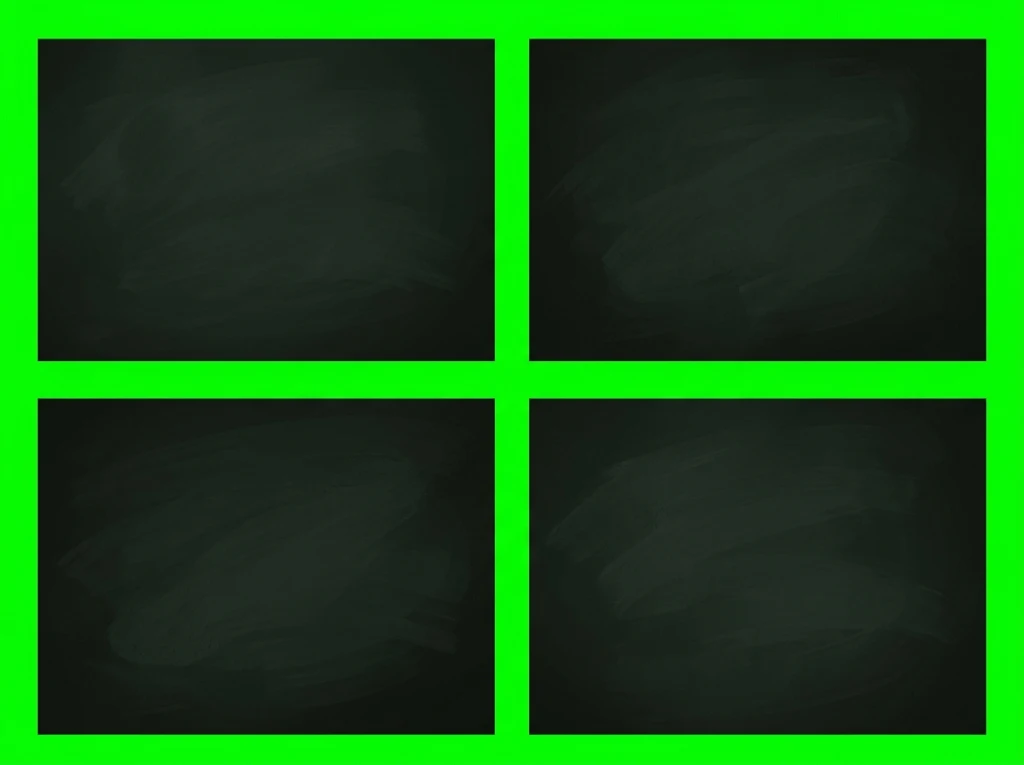
#> input picture assets/diner/raw/D-3_board.webp, 1024 x 765 px
$ python make_tile.py ../../assets/diner/raw/D-3_board.webp out.png
#> lines starting #> are read from the running program, lines starting #| are printed output that depends on the picture
# 把生成的材質圖變成可以無縫重複貼的磚（翊文 11-12：板子拆成零件，底的材質要能鋪滿不拉伸）。
# 生成的圖常常「左上亮、右下暗」，邊也接不起來：直接重複貼會看到壹格壹格。這支做兩件事：
#   1. 拉平亮暗：除以很模糊的自己（只留下大範圍的光），再乘回平均亮度。細節（裂紋、紋路）不動。
#   2. 修接縫：跟「往右下錯開半張」的自己混合，邊上用錯開的那張（它的邊是原圖的中間，本來就連著），中間用原圖。
#   --x / --y 只修壹個方向（給只往橫向接的邊條用）。
# 用法（anaconda 的 python）：
#   python tools/assets/make_tile.py 原圖 輸出.webp [--size 512] [--flat 0.18] [--blend 0.25] [--x] [--preview 預覽.png]
#   --flat：模糊半徑佔圖寬的比例（0 = 不拉平）；--blend：邊上混合的寬度佔圖寬的比例；--preview：拼 3x2 張看接縫
import sys, argparse
import numpy as np
from PIL import Image, ImageFilter

ap = argparse.ArgumentParser()
ap.add_argument("src"); ap.add_argument("out")
ap.add_argument("--size", type=int, default=0)
ap.add_argument("--flat", type=float, default=0.18)
ap.add_argument("--blend", type=float, default=0.25)
ap.add_argument("--x", action="store_true"); ap.add_argument("--y", action="store_true")
ap.add_argument("--preview")
ap.add_argument("--q", type=int, default=86)
a = ap.parse_args()

im = Image.open(a.src).convert("RGBA")
alpha = np.asarray(im)[..., 3].astype(float) / 255
#> alpha: shape (765, 1024) float64; every value is 1
rgb = im.convert("RGB")
#> rgb is the input picture: PIL image 1024x765 RGB; mean R, G, B 20.9, 83.7, 21
H, W = rgb.size[1], rgb.size[0]
#> H = 765; W = 1024
x = np.asarray(rgb).astype(float)

if a.flat > 0 and (a.x != a.y):  # 1. 只往壹個方向接的邊條：只拉平那個方向的亮暗（上下的立體光影要留著）
    ax = 0 if a.x else 1
    m = alpha[..., None] if alpha.min() < 0.999 else np.ones_like(x[..., :1])
    prof = (x.mean(axis=2, keepdims=True) * m).sum(axis=ax, keepdims=True) / np.maximum(m.sum(axis=ax, keepdims=True), 1)
    n = prof.size; r = max(4, int(n * a.flat)); k = np.exp(-0.5 * (np.arange(-3 * r, 3 * r + 1) / r) ** 2); k /= k.sum()
    p = np.convolve(np.pad(prof.ravel(), 3 * r, mode="wrap"), k, mode="same")[3 * r:3 * r + n]
    p = p.reshape(prof.shape)
    x = np.clip(x / np.maximum(p, 1) * p.mean(), 0, 255)
elif a.flat > 0:  # 1. 拉平亮暗
    r = max(4, int(W * a.flat))
#> r = 184
    low = np.asarray(rgb.filter(ImageFilter.GaussianBlur(r))).astype(float)
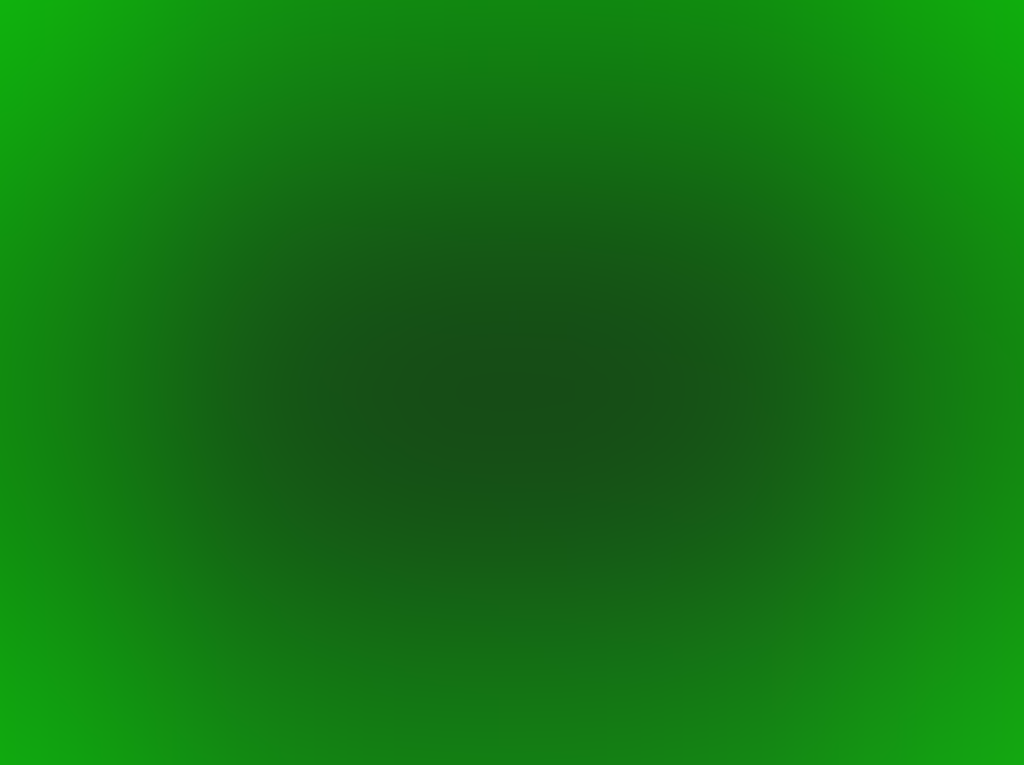
#> low: shape (765, 1024, 3) float64; mean R, G, B 19.2, 117.6, 18.7
    lum = low.mean(axis=2, keepdims=True)
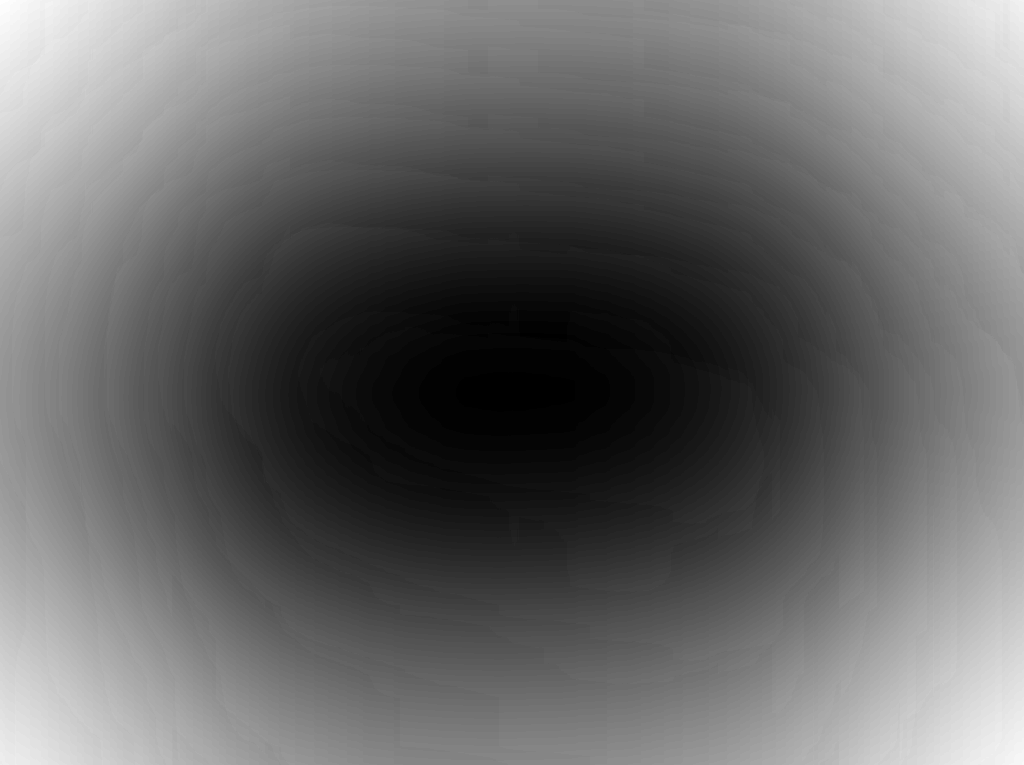
#> lum: shape (765, 1024, 1) float64; min 40, max 68.67, mean 51.8; drawn with min black and max white
    x = x / np.maximum(lum, 1) * x.mean()
    x = np.clip(x, 0, 255)

do_x = a.x or not a.y; do_y = a.y or not a.x
def weight(n, frac):  # 中間 1、邊上 0，平滑過渡
    t = np.minimum(np.arange(n), np.arange(n)[::-1]) / max(1, frac * n)
    t = np.clip(t, 0, 1)
    return t * t * (3 - 2 * t)
# 權重：原圖的接縫（四邊）用 0、錯開那張的接縫（正中間的十字）用 1，其他地方照「離哪個接縫近」平滑過渡。
# （11-12 第壹版用 wx*wy 相乘，十字上不是 1，羊皮紙看得到淡淡的十字線）
yy, xx = np.mgrid[0:H, 0:W].astype(float)
inf = np.full((H, W), 1e9)
d_edge = np.minimum(np.minimum(xx, W - 1 - xx) if do_x else inf, np.minimum(yy, H - 1 - yy) if do_y else inf)
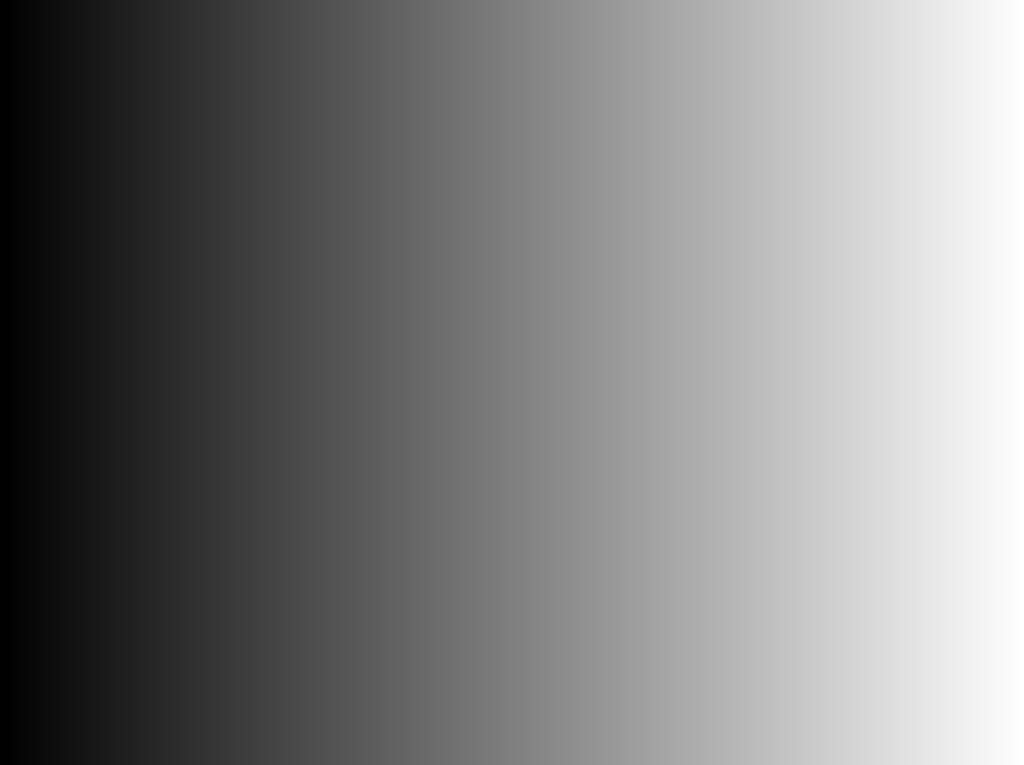
#> xx: shape (765, 1024) float64; min 0, max 1023, mean 511.5; drawn with min black and max white
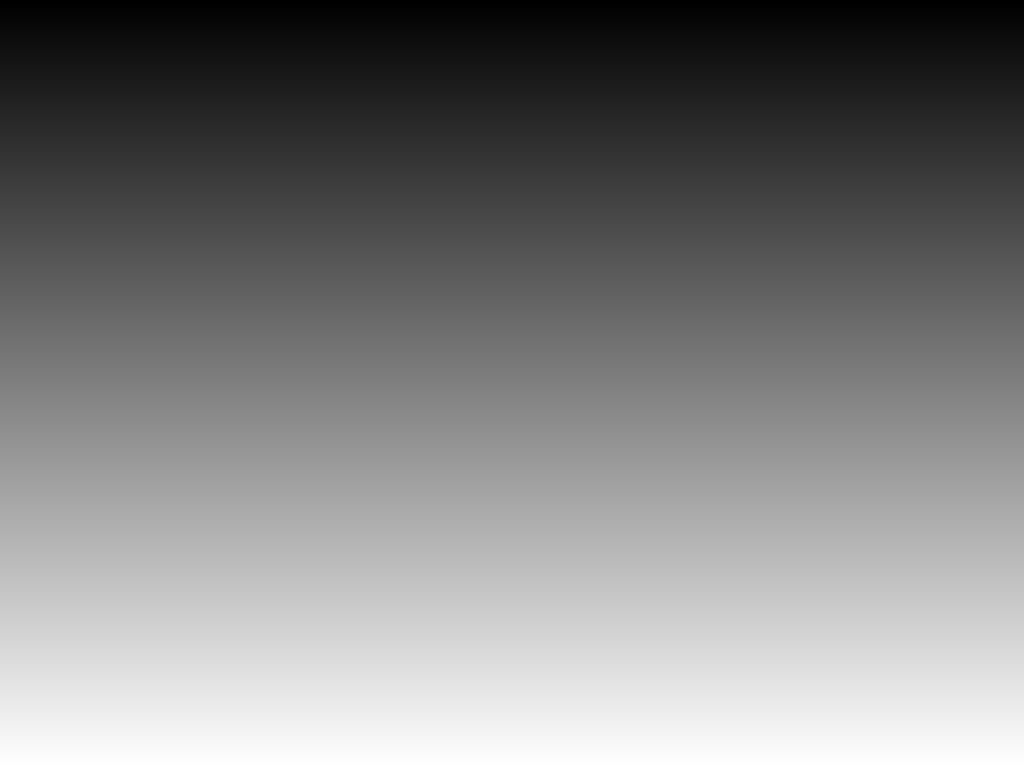
#> yy: shape (765, 1024) float64; min 0, max 764, mean 382; drawn with min black and max white
d_cross = np.minimum(np.abs(xx - (W - 1) / 2) if do_x else inf, np.abs(yy - (H - 1) / 2) if do_y else inf)
t = d_edge / np.maximum(d_edge + d_cross, 1e-6)
t = np.clip((t - 0.5) / max(a.blend, 0.02) + 0.5, 0, 1)  # --blend 越小，過渡越窄
w = (t * t * (3 - 2 * t))[..., None]
sh = np.roll(x, (H // 2 if do_y else 0, W // 2 if do_x else 0), axis=(0, 1))
x = x * w + sh * (1 - w)  # 2. 修接縫
al = alpha * w[..., 0] + np.roll(alpha, (H // 2 if do_y else 0, W // 2 if do_x else 0), axis=(0, 1)) * (1 - w[..., 0])

out = Image.fromarray(np.dstack([np.clip(x, 0, 255), al * 255]).astype(np.uint8), "RGBA")
if al.min() > 0.999: out = out.convert("RGB")
#> out: PIL image 1024x765 RGB
if a.size: out = out.resize((a.size, round(a.size * H / W)), Image.LANCZOS)
out.save(a.out, quality=a.q)
g = np.asarray(out.convert("L")).astype(float)
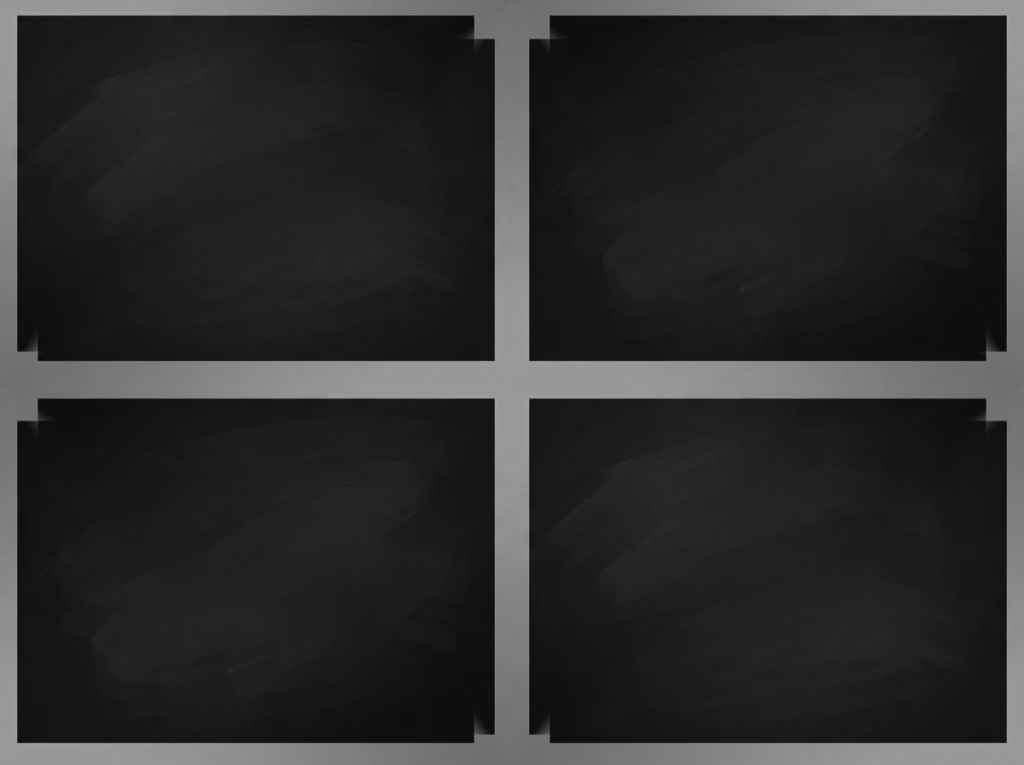
#> g: shape (765, 1024) float64; min 9, max 166, mean 44.3
q = max(1, g.shape[0] // 5)
#> q = 153
print(f"{a.out}  {out.size[0]}x{out.size[1]}  四角亮度 {g[:q,:q].mean():.0f} {g[:q,-q:].mean():.0f} {g[-q:,:q].mean():.0f} {g[-q:,-q:].mean():.0f}  邊差 左右 {abs(g[:,0]-g[:,-1]).mean():.1f} 上下 {abs(g[0]-g[-1]).mean():.1f}")
#| out.png  1024x765  四角亮度 54 51 54 55  邊差 左右 0.5 上下 0.0
if a.preview:
    tw, th = out.size
    pv = Image.new("RGB", (tw * 3, th * 2))
    for i in range(3):
        for j in range(2): pv.paste(out.convert("RGB"), (i * tw, j * th))
    pv.save(a.preview); print(a.preview)
